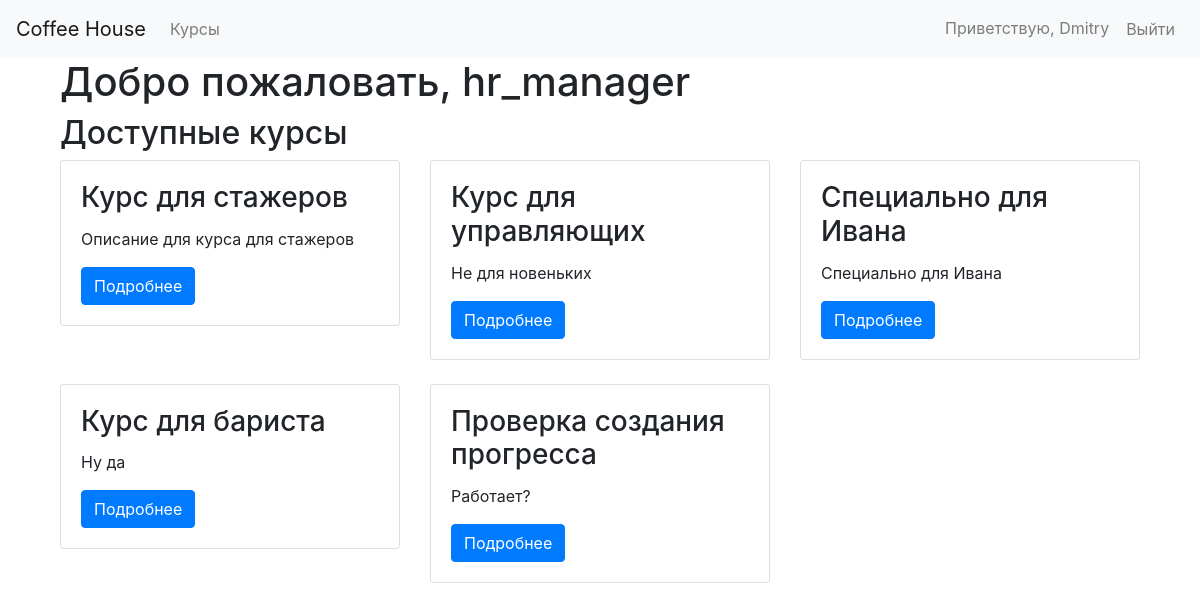
The app's page /courses/dashboard/ (signed in), older data.
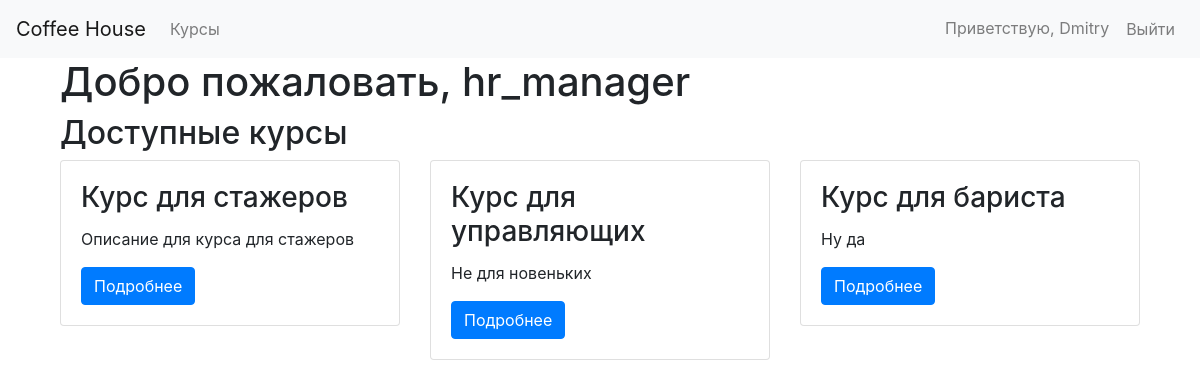
The same page, newer data.
### courses/models.py (models this page shows, shortened)
class Course(models.Model):
    title = models.CharField(max_length=100)
    description = models.TextField()
    role = models.CharField(max_length=20, choices=ROLE_CHOICES)
    video_url = models.URLField(blank=True)
    course_slug = models.SlugField(unique=True, max_length=100, default='')
    users = models.ManyToManyField(UserProfile, through='LearningProgress')
    @property
    def role_hierarchy(self):
        return ROLE_HIERARCHY[self.role]

### courses/views.py (the view)
# urls.py: path('dashboard/', dashboard, name='dashboard'),
@login_required
def dashboard(request):
    try:
        user_profile = getattr(request.user, 'userprofile', None)
        available_courses = get_available_courses(user_profile)
        lectures = Lecture.objects.all()
        tests = Test.objects.all()
        role = user_profile.role if user_profile else None
        return render(request, 'courses/dashboard.html',
                      {'role': role, 'courses': available_courses, 'lectures': lectures, 'tests': tests})
    except UserProfile.DoesNotExist:
        return HttpResponse("Профиль пользователя не найден")

### courses/views.py (called while the page is built)
def get_available_courses(user_profile):
    courses = Course.objects.all()
    available_courses = []
    for course in courses:
        if user_profile and user_profile.role in course.role_hierarchy:
            available_courses.append(course)
    return available_courses

### templates/courses/dashboard.html (shortened to what this page needs)
{% extends 'base.html' %}
{% load static %}
{% block content %}
<div class="container">
    <h1>Добро пожаловать, {{ role }}</h1>
    <h2>Доступные курсы</h2>
    <div class="row">
        {% for course in courses %}
        <div class="col-md-4">
            <div class="card mb-4">
                <div class="card-body">
                    <h3 class="card-title">{{ course.title }}</h3>
                    <p class="card-text">{{ course.description }}</p>
                    <a href="{% url 'course_detail' course.course_slug %}" class="btn btn-primary">Подробнее</a>
                </div>
            </div>
        </div>
        {% empty %}
        <p>Нет доступных курсов</p>
        {% endfor %}
    </div>
</div>
</div>
{% endblock %}

Row changes from the older to the newer data that the page shows:
removed Course: title "Специально для Ивана", description "Специально для Ивана"
removed Course: title "Проверка создания прогресса", description "Работает?"
